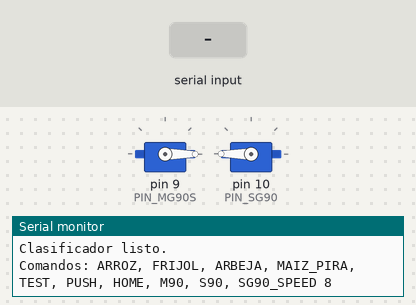
Recording of a sketch running on a simulated Arduino Uno, built with avr-gcc and run on an emulated ATmega328P. Shown: 2 × servo, the last lines printed to the serial monitor. Inputs (shaded band) come from the test bench.

Above: at 2.0 s.
2.1 s: "ARROZ\n" received over Serial
5.1 s: "FRIJOL\n" received over Serial
At 7.2 s:
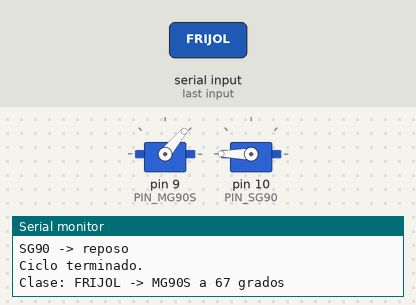
11.1 s: "ARBEJA\n" received over Serial
At 12.4 s:
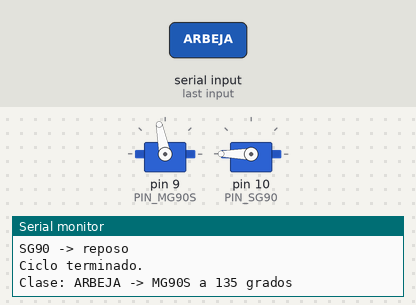
14.1 s: "MAIZ\n" received over Serial
At 17.3 s:
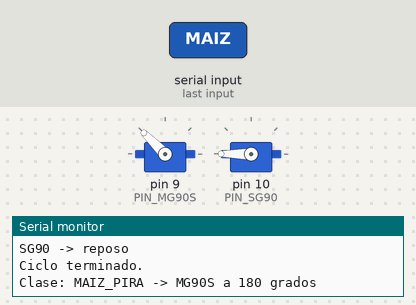
20.1 s: "M90\n" received over Serial
At 22.1 s:
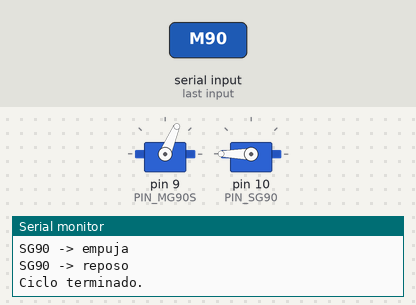
22.9 s: "S90\n" received over Serial
At 23.2 s:
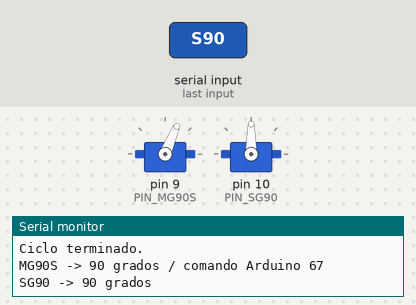
Timing chart, 0 to 25.4 s (numbered marks = the images above; inputs shaded):
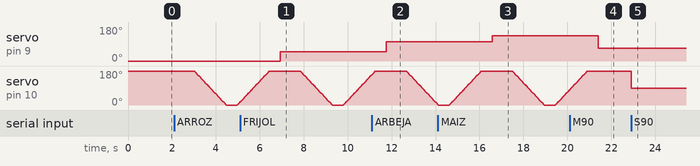

Measured:
- after the input at 5.1 s, servo on pin 9 (PIN_MG90S): 0° → 50° after 1.8 s
- after the input at 11.1 s, servo on pin 9 (PIN_MG90S): 50° → 101° after 0.66 s
- after the input at 14.1 s, servo on pin 9 (PIN_MG90S): 101° → 135° after 2.5 s
- after the input at 20.1 s, servo on pin 9 (PIN_MG90S): 135° → 67° after 1.3 s
- after the input at 22.9 s, servo on pin 10 (PIN_SG90): 180° → 90° at once

The sketch:

IOTarduino.ino
```cpp
// Clasificador de semillas con 2 servos.
//
// MG90S en pin 9:
//   Posiciona debajo del hueco el recipiente/clase correcta.
//
// SG90 en pin 10:
//   Empuja la semilla por el hueco fijo.
//
// Distribucion del semicirculo del MG90S:
//   0   a 45  grados -> arroz
//   45  a 90  grados -> frijol
//   90  a 135 grados -> arbeja
//   135 a 180 grados -> maiz pira
//
// Este MG90S recorre fisicamente 270 grados cuando Arduino manda 0-180.
// Como el mecanismo solo necesita 180 grados fisicos, limitamos el comando
// Arduino a un rango calibrable:
//   0-180 grados del mecanismo -> COMANDO_MG90S_MIN-COMANDO_MG90S_MAX.
//
// Monitor Serial:
//   Velocidad: 9600 baudios
//   Fin de linea: Nueva linea
//
// Comandos:
//   ARROZ, FRIJOL, ARBEJA, MAIZ_PIRA -> posiciona y empuja
//   TEST                            -> prueba todas las clases
//   PUSH                            -> prueba solo el empujador
//   HOME                            -> vuelve a posicion inicial
//   M90                             -> mueve manualmente el MG90S a 90 grados
//   S90                             -> mueve manualmente el SG90 a 90 grados
//   SG90_SPEED 8                    -> ajusta velocidad del SG90 en ms por grado

#include <Servo.h>

Servo servoMG90S;
Servo servoSG90;

const int PIN_MG90S = 9;
const int PIN_SG90 = 10;

const int COMANDO_MG90S_MIN = 0;
const int COMANDO_MG90S_MAX = 135;

// Usamos el centro de cada rango para que no quede justo en el borde.
const int ANGULO_ARROZ = 0;       // arroz queda en la posicion inicial
const int ANGULO_FRIJOL = 67;     // rango 45-90
const int ANGULO_ARBEJA = 135;    // ajustado hacia mas recorrido
const int ANGULO_MAIZ_PIRA = 180; // ajustado hacia el final del recorrido

const int ANGULO_HOME = 0;

// Empujador SG90:
//   empieza en 180, empuja a 0 y vuelve a 180.
const int SG90_REPOSO = 180;
const int SG90_EMPUJE = 0;

const unsigned long TIEMPO_MG90S_MS = 900;
const unsigned long TIEMPO_EMPUJE_MS = 500;
const unsigned long TIEMPO_RETORNO_MS = 500;
const unsigned long PAUSA_ENTRE_PRUEBAS_MS = 900;
const bool LIBERAR_SERVOS_TRAS_MOVIMIENTO = false;
const int SG90_VELOCIDAD_MIN_MS = 1;
const int SG90_VELOCIDAD_MAX_MS = 40;

int sg90VelocidadMs = 8;

void setup() {
  servoMG90S.attach(PIN_MG90S);
  servoSG90.attach(PIN_SG90);
  Serial.begin(9600);

  moverHome();

  Serial.println("Clasificador listo.");
  Serial.println("Comandos: ARROZ, FRIJOL, ARBEJA, MAIZ_PIRA, TEST, PUSH, HOME, M90, S90, SG90_SPEED 8");
}

void loop() {
  if (Serial.available() <= 0) return;

  String cmd = Serial.readStringUntil('\n');
  cmd.trim();
  cmd.toUpperCase();

  if (cmd.length() == 0) return;

  if (cmd == "ARROZ") {
    clasificarSemilla("ARROZ", ANGULO_ARROZ);
  } else if (cmd == "FRIJOL" || cmd == "FRIJOLES") {
    clasificarSemilla("FRIJOL", ANGULO_FRIJOL);
  } else if (cmd == "ARBEJA" || cmd == "ARBEJAS" || cmd == "ARVEJA" || cmd == "ARVEJAS") {
    clasificarSemilla("ARBEJA", ANGULO_ARBEJA);
  } else if (cmd == "MAIZ" || cmd == "MAIZPIRA" || cmd == "MAIZ_PIRA" || cmd == "MAIZ PIRA") {
    clasificarSemilla("MAIZ_PIRA", ANGULO_MAIZ_PIRA);
  } else if (cmd == "TEST") {
    probarTodasLasClases();
  } else if (cmd == "PUSH") {
    empujarSemilla();
  } else if (cmd == "HOME") {
    moverHome();
  } else if (cmd.startsWith("M")) {
    moverManualMG90S(cmd.substring(1).toInt());
  } else if (cmd.startsWith("SG90_SPEED")) {
    configurarVelocidadSG90(cmd.substring(10).toInt());
  } else if (cmd.startsWith("S")) {
    moverManual(servoSG90, "SG90", cmd.substring(1).toInt());
  } else {
    Serial.print("Comando no reconocido: ");
    Serial.println(cmd);
  }
}

void clasificarSemilla(const char *clase, int anguloMG90S) {
  Serial.print("Clase: ");
  Serial.print(clase);
  Serial.print(" -> MG90S a ");
  Serial.print(anguloMG90S);
  Serial.println(" grados");

  escribirMG90S(anguloMG90S);
  delay(TIEMPO_MG90S_MS);
  liberarMG90SSiCorresponde();

  empujarSemilla();

  Serial.println("Ciclo terminado.");
}

void empujarSemilla() {
  Serial.println("SG90 -> empuja");
  asegurarSG90Activo();
  moverServoLento(servoSG90, SG90_REPOSO, SG90_EMPUJE, sg90VelocidadMs);
  delay(TIEMPO_EMPUJE_MS);

  Serial.println("SG90 -> reposo");
  moverServoLento(servoSG90, SG90_EMPUJE, SG90_REPOSO, sg90VelocidadMs);
  delay(TIEMPO_RETORNO_MS);
  liberarSG90SiCorresponde();
}

void moverHome() {
  asegurarMG90SActivo();
  asegurarSG90Activo();
  escribirMG90S(ANGULO_HOME);
  servoSG90.write(SG90_REPOSO);
  delay(800);
  liberarMG90SSiCorresponde();
  liberarSG90SiCorresponde();
  Serial.println("Sistema en posicion inicial.");
}

void moverManual(Servo &servo, const char *nombre, int angulo) {
  angulo = constrain(angulo, 0, 180);
  servo.write(angulo);

  Serial.print(nombre);
  Serial.print(" -> ");
  Serial.print(angulo);
  Serial.println(" grados");
}

void moverServoLento(Servo &servo, int desde, int hasta, int pausaMs) {
  pausaMs = constrain(pausaMs, SG90_VELOCIDAD_MIN_MS, SG90_VELOCIDAD_MAX_MS);

  if (desde < hasta) {
    for (int angulo = desde; angulo <= hasta; angulo++) {
      servo.write(angulo);
      delay(pausaMs);
    }
  } else {
    for (int angulo = desde; angulo >= hasta; angulo--) {
      servo.write(angulo);
      delay(pausaMs);
    }
  }
}

void configurarVelocidadSG90(int velocidadMs) {
  sg90VelocidadMs = constrain(velocidadMs, SG90_VELOCIDAD_MIN_MS, SG90_VELOCIDAD_MAX_MS);

  Serial.print("SG90 velocidad ms: ");
  Serial.println(sg90VelocidadMs);
}

void moverManualMG90S(int anguloFisico) {
  anguloFisico = constrain(anguloFisico, 0, 180);
  escribirMG90S(anguloFisico);
  delay(TIEMPO_MG90S_MS);
  liberarMG90SSiCorresponde();

  Serial.print("MG90S -> ");
  Serial.print(anguloFisico);
  Serial.print(" grados / comando Arduino ");
  Serial.println(limitarAnguloMG90S(anguloFisico));
}

void escribirMG90S(int anguloFisico) {
  asegurarMG90SActivo();
  servoMG90S.write(limitarAnguloMG90S(anguloFisico));
}

int limitarAnguloMG90S(int anguloFisico) {
  anguloFisico = constrain(anguloFisico, 0, 180);
  return map(anguloFisico, 0, 180, COMANDO_MG90S_MIN, COMANDO_MG90S_MAX);
}

void asegurarMG90SActivo() {
  if (!servoMG90S.attached()) servoMG90S.attach(PIN_MG90S);
}

void asegurarSG90Activo() {
  if (!servoSG90.attached()) servoSG90.attach(PIN_SG90);
}

void liberarMG90SSiCorresponde() {
  if (LIBERAR_SERVOS_TRAS_MOVIMIENTO) servoMG90S.detach();
}

void liberarSG90SiCorresponde() {
  if (LIBERAR_SERVOS_TRAS_MOVIMIENTO) servoSG90.detach();
}

void probarTodasLasClases() {
  Serial.println("--- Prueba completa ---");

  clasificarSemilla("ARROZ", ANGULO_ARROZ);
  delay(PAUSA_ENTRE_PRUEBAS_MS);

  clasificarSemilla("FRIJOL", ANGULO_FRIJOL);
  delay(PAUSA_ENTRE_PRUEBAS_MS);

  clasificarSemilla("ARBEJA", ANGULO_ARBEJA);
  delay(PAUSA_ENTRE_PRUEBAS_MS);

  clasificarSemilla("MAIZ_PIRA", ANGULO_MAIZ_PIRA);

  Serial.println("--- Fin de prueba ---");
}
```
